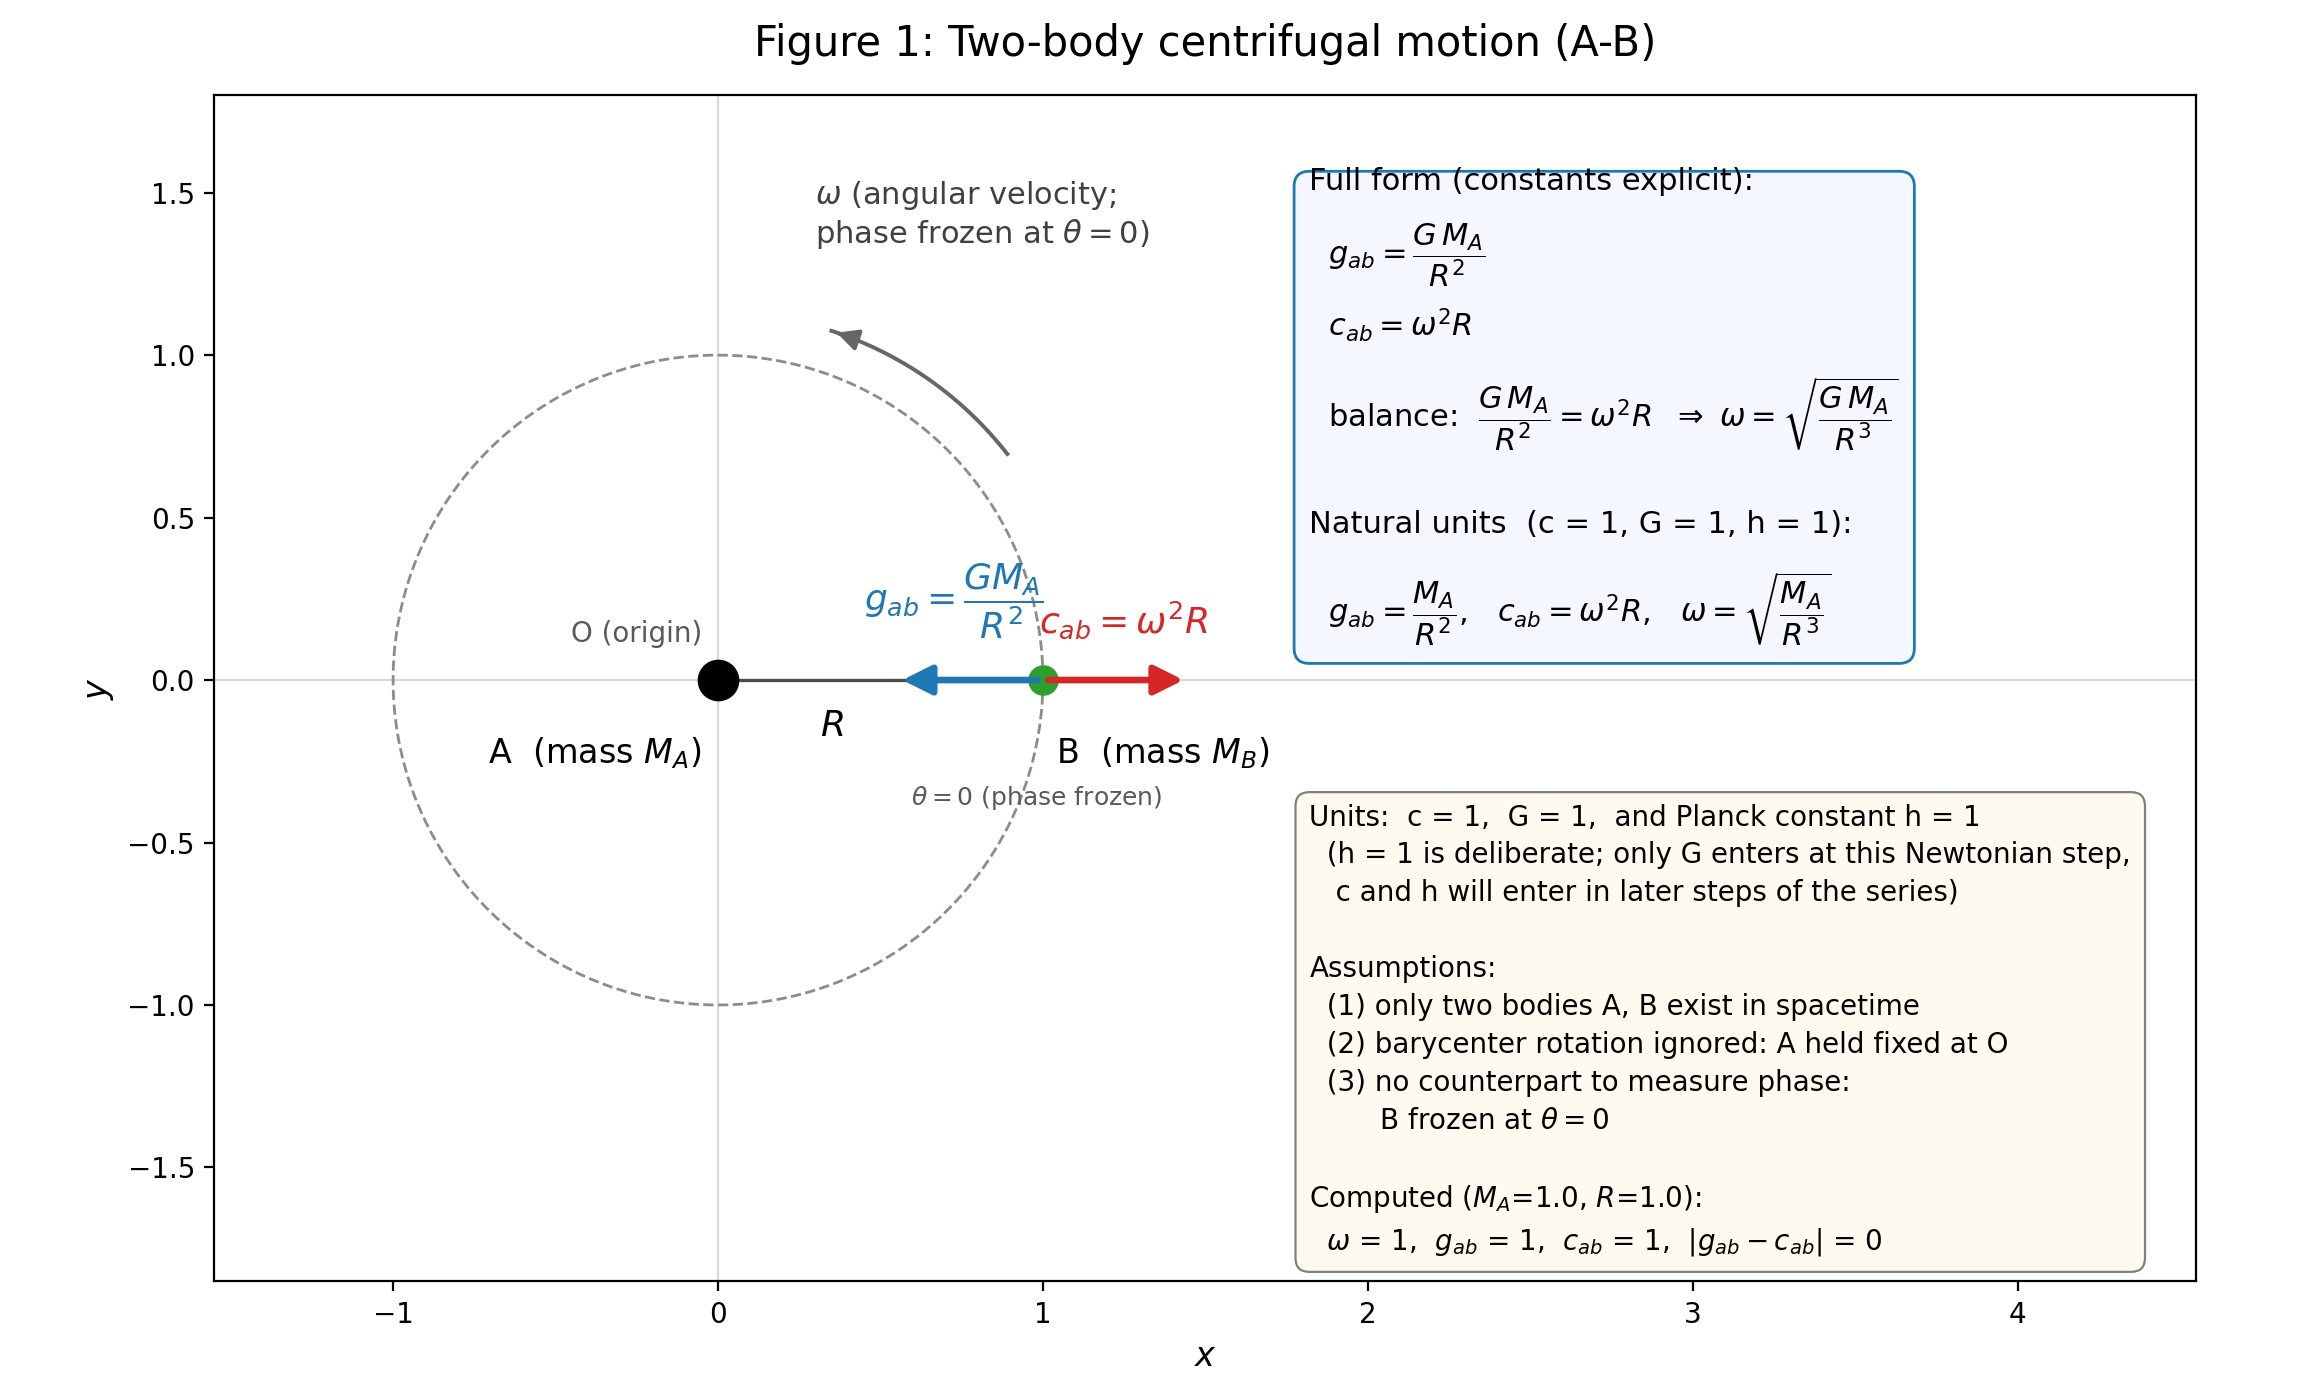

Python code for this plot:
#!/usr/bin/env python3
# -*- coding: utf-8 -*-
"""
Figure 1: Two-body centrifugal motion (A-B)

Series : ABC多体遠心力問題 (ABC many-body centrifugal problem)
Step 1 : two-body A-B configuration.

Setup (as specified)
--------------------
- A sits at the origin O, mass M_A.
- B sits on a circle of radius R around A, mass M_B.
- B rotates around A with angular velocity omega.
- The gravitational acceleration g_ab (of B toward A) and the
  centrifugal acceleration c_ab (of B, outward) balance:

      G * M_A / R^2  =  omega^2 * R          (balance condition)

Assumptions recorded in the figure
----------------------------------
(1) Only the two bodies A, B exist in spacetime.
(2) Strictly, the pair should rotate about the A-B barycenter;
    this is ignored for now: A is held fixed at the origin O.
(3) B rotates with angular velocity omega, but since there is no
    counterpart against which to measure the phase, the phase is
    frozen at theta = 0 (B drawn at rest on the +x axis).

Units (deliberate choice for this series)
-----------------------------------------
c = 1, G = 1, and the Planck constant h = 1.
h = 1 is set deliberately even though h does not appear at this
Newtonian step.  Formulas are first written with the constants
(c, G, h) kept explicit; at this step only G actually enters
(c and h will enter in later steps of the series).  The reduced
natural-unit form is then obtained by setting c = G = h = 1.

    Full form   : g_ab = G * M_A / R^2 ,  c_ab = omega^2 * R
    Natural unit: g_ab = M_A / R^2     ,  c_ab = omega^2 * R
    Balance     : M_A / R^2 = omega^2 * R  =>  omega = sqrt(M_A / R^3)

This is an analytic figure: every plotted element (positions, orbit,
arrow lengths) is computed from the formulas above, not drawn by hand.

Outputs
-------
  fig1_AB_two_body_centrifugal.svg
  fig1_AB_two_body_centrifugal.png
  results.txt
"""

import numpy as np
import matplotlib
matplotlib.use("Agg")
import matplotlib.pyplot as plt
from matplotlib.patches import FancyArrowPatch

# ----------------------------------------------------------------------
# Constants: natural units  c = G = h = 1  (h deliberately set to 1)
# ----------------------------------------------------------------------
c_light = 1.0   # speed of light          c = 1
G_grav  = 1.0   # gravitational constant  G = 1
h_planck = 1.0  # Planck constant         h = 1 (deliberate; unused at
                #                          this Newtonian step)

# ----------------------------------------------------------------------
# Parameters of the A-B two-body configuration (natural units)
# ----------------------------------------------------------------------
M_A = 1.0       # mass of A (at origin O)
M_B = 0.1       # mass of B (on the circle; does not enter the balance)
R   = 1.0       # orbital radius of B around A
theta = 0.0     # phase frozen at 0 (no counterpart to measure phase)

# ----------------------------------------------------------------------
# Analytic content
#   Full form (constants explicit):  g_ab = G M_A / R^2,  c_ab = omega^2 R
#   Balance:  G M_A / R^2 = omega^2 R  =>  omega = sqrt(G M_A / R^3)
#   Natural units (c = G = h = 1):   g_ab = M_A / R^2,  omega = sqrt(M_A/R^3)
# ----------------------------------------------------------------------
omega = np.sqrt(G_grav * M_A / R**3)   # angular velocity from balance
g_ab  = G_grav * M_A / R**2            # gravitational acceleration on B
c_ab  = omega**2 * R                   # centrifugal acceleration on B
residual = abs(g_ab - c_ab)

# Position of B (phase frozen at theta = 0)
xB, yB = R * np.cos(theta), R * np.sin(theta)

lines = [
    "Figure 1: Two-body centrifugal motion (A-B)  --  computed values",
    f"  units      : c = {c_light}, G = {G_grav}, h = {h_planck} (natural units, h deliberate)",
    f"  M_A        = {M_A}",
    f"  M_B        = {M_B}   (does not enter the balance)",
    f"  R          = {R}",
    f"  theta      = {theta}  (phase frozen)",
    f"  omega      = sqrt(G M_A / R^3) = {omega:.15g}",
    f"  g_ab       = G M_A / R^2       = {g_ab:.15g}",
    f"  c_ab       = omega^2 R         = {c_ab:.15g}",
    f"  |g_ab-c_ab|= {residual:.15g}   (balance check)",
]
results_text = "\n".join(lines)
print(results_text)
with open("results.txt", "w") as f:
    f.write(results_text + "\n")

# ----------------------------------------------------------------------
# Figure (all labels in English)
# ----------------------------------------------------------------------
fig, ax = plt.subplots(figsize=(11.5, 7.0))
ax.set_aspect("equal")

# Orbit circle (radius R, centered at O)
tt = np.linspace(0.0, 2.0 * np.pi, 720)
ax.plot(R * np.cos(tt), R * np.sin(tt), color="0.55", lw=1.0, ls="--",
        zorder=1)

# Axes through O
ax.axhline(0.0, color="0.85", lw=0.8, zorder=0)
ax.axvline(0.0, color="0.85", lw=0.8, zorder=0)

# Body A at the origin O
ax.plot(0.0, 0.0, "o", ms=14, color="black", zorder=5)
ax.annotate("A  (mass $M_A$)", xy=(0.0, 0.0), xytext=(-0.05, -0.17),
            ha="right", va="top", fontsize=12)
ax.annotate("O (origin)", xy=(0.0, 0.0), xytext=(-0.05, 0.10),
            ha="right", va="bottom", fontsize=10, color="0.35")

# Body B on the circle at theta = 0
ax.plot(xB, yB, "o", ms=10, color="tab:green", zorder=5)
ax.annotate("B  (mass $M_B$)", xy=(xB, yB), xytext=(xB + 0.04, yB - 0.17),
            ha="left", va="top", fontsize=12)
ax.annotate(r"$\theta = 0$ (phase frozen)", xy=(xB, yB),
            xytext=(xB - 0.02, yB - 0.32), ha="center", va="top",
            fontsize=9, color="0.35")

# Separation R (line O-B), label below the line
ax.plot([0.0, xB], [0.0, yB], color="0.3", lw=1.2, zorder=2)
ax.annotate("$R$", xy=(0.35 * xB, 0.0), xytext=(0.35 * xB, -0.09),
            ha="center", va="top", fontsize=13)

# Acceleration arrows at B, lengths proportional to computed magnitudes
s = 0.45  # common scale factor [figure length per acceleration unit]
ax.add_patch(FancyArrowPatch((xB, yB), (xB - s * g_ab, yB),
                             arrowstyle="-|>", mutation_scale=22,
                             color="tab:blue", lw=2.4, zorder=6))
ax.annotate(r"$g_{ab} = \dfrac{G M_A}{R^2}$",
            xy=(xB - s * g_ab, yB), xytext=(xB - s * g_ab - 0.10, yB + 0.12),
            ha="left", va="bottom", fontsize=13, color="tab:blue")

ax.add_patch(FancyArrowPatch((xB, yB), (xB + s * c_ab, yB),
                             arrowstyle="-|>", mutation_scale=22,
                             color="tab:red", lw=2.4, zorder=6))
ax.annotate(r"$c_{ab} = \omega^2 R$",
            xy=(xB + s * c_ab, yB), xytext=(xB + s * c_ab + 0.06, yB + 0.12),
            ha="right", va="bottom", fontsize=13, color="tab:red")

# Rotation sense omega (arc arrow on the orbit), drawn but frozen
a0, a1 = np.deg2rad(38.0), np.deg2rad(72.0)
r_arc = 1.13 * R
arc_t = np.linspace(a0, a1, 60)
ax.plot(r_arc * np.cos(arc_t), r_arc * np.sin(arc_t), color="0.4", lw=1.4,
        zorder=3)
ax.add_patch(FancyArrowPatch(
    (r_arc * np.cos(a1 - 0.04), r_arc * np.sin(a1 - 0.04)),
    (r_arc * np.cos(a1), r_arc * np.sin(a1)),
    arrowstyle="-|>", mutation_scale=16, color="0.4", lw=1.4, zorder=3))
ax.annotate(r"$\omega$ (angular velocity;" "\n"
            r"phase frozen at $\theta=0$)",
            xy=(r_arc * np.cos(0.5 * (a0 + a1)),
                r_arc * np.sin(0.5 * (a0 + a1))),
            xytext=(0.30, 1.32), ha="left", va="bottom", fontsize=11,
            color="0.25")

# --- Equation box (full form with constants, then natural units) -------
eq_text = (
    "Full form (constants explicit):\n"
    r"  $g_{ab} = \dfrac{G\,M_A}{R^2}$" "\n"
    r"  $c_{ab} = \omega^2 R$" "\n"
    r"  balance:  $\dfrac{G\,M_A}{R^2} = \omega^2 R$"
    r"  $\Rightarrow\ \omega = \sqrt{\dfrac{G\,M_A}{R^3}}$" "\n"
    "\n"
    "Natural units  (c = 1, G = 1, h = 1):\n"
    r"  $g_{ab} = \dfrac{M_A}{R^2}$,   $c_{ab} = \omega^2 R$,"
    r"   $\omega = \sqrt{\dfrac{M_A}{R^3}}$"
)
ax.text(1.82, 1.58, eq_text, fontsize=11, ha="left", va="top",
        linespacing=1.6,
        bbox=dict(boxstyle="round,pad=0.5", fc="#f4f7ff", ec="tab:blue",
                  lw=1.0))

# --- Units / assumptions box ------------------------------------------
note_text = (
    "Units:  c = 1,  G = 1,  and Planck constant h = 1\n"
    "  (h = 1 is deliberate; only G enters at this Newtonian step,\n"
    "   c and h will enter in later steps of the series)\n"
    "\n"
    "Assumptions:\n"
    "  (1) only two bodies A, B exist in spacetime\n"
    "  (2) barycenter rotation ignored: A held fixed at O\n"
    "  (3) no counterpart to measure phase:\n"
    r"        B frozen at $\theta = 0$" "\n"
    "\n"
    f"Computed ($M_A$={M_A}, $R$={R}):\n"
    f"  $\\omega$ = {omega:g},  $g_{{ab}}$ = {g_ab:g},  $c_{{ab}}$ = {c_ab:g},"
    f"  $|g_{{ab}}-c_{{ab}}|$ = {residual:g}"
)
ax.text(1.82, -0.38, note_text, fontsize=10, ha="left", va="top",
        linespacing=1.45,
        bbox=dict(boxstyle="round,pad=0.5", fc="#fffaf0", ec="0.5",
                  lw=0.8))

ax.set_title("Figure 1: Two-body centrifugal motion (A-B)", fontsize=15,
             pad=14)
ax.set_xlabel("$x$", fontsize=12)
ax.set_ylabel("$y$", fontsize=12)
ax.set_xlim(-1.55, 4.55)
ax.set_ylim(-1.85, 1.80)

fig.tight_layout()
fig.savefig("fig1_AB_two_body_centrifugal.svg")
fig.savefig("fig1_AB_two_body_centrifugal.png", dpi=200)
print("saved: fig1_AB_two_body_centrifugal.svg / .png / results.txt")
